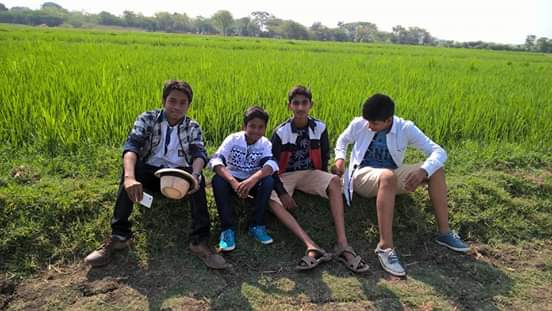
#> input picture img1.jpg, 552 x 311 px, given in place of the camera
$ python mpogradient.py
#> lines starting #> are read from the running program, lines starting #| are printed output that depends on the picture; after the words box and inside, x2 and y2 are one past the last pixel; in counts of white or black regions, pixels touching at a corner belong together
import cv2
import numpy as np

screenRead = cv2.VideoCapture(0)

while(1):
    _, image = screenRead.read()
#> image is the input picture: shape (311, 552, 3); mean B, G, R 75.2, 118.2, 108.8

    hsv = cv2.cvtColor(image, cv2.COLOR_BGR2HSV)
#> hsv: shape (311, 552, 3); mean H, S, V 48.6, 107, 123.6

    blue1 = np.array([110, 50, 50])
    blue2 = np.array([130, 255, 255])

    mask = cv2.inRange(hsv, blue1, blue2)
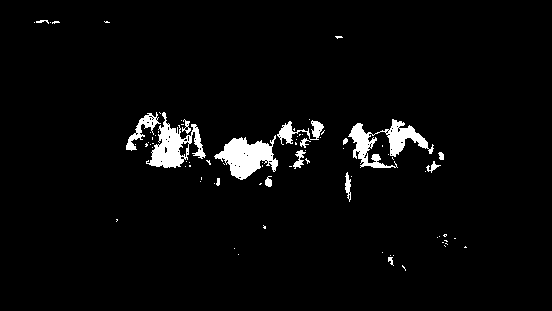
#> mask: shape (311, 552); 3.5% white; 81 white regions (65 under 20 px), largest, box (x1, y1, x2, y2) and area: (214, 135, 278, 180) 1530, (348, 119, 434, 168) 1506, (146, 112, 206, 168) 1359

    res = cv2.bitwise_and(image, image, mask = mask)
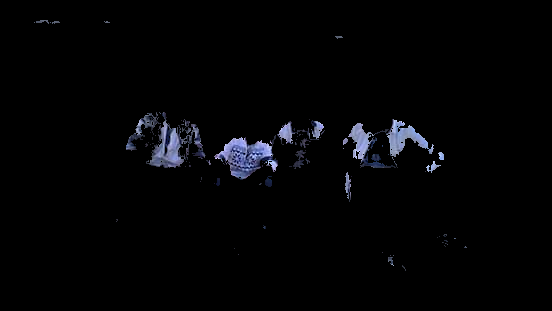
#> res: shape (311, 552, 3); mean B, G, R 5.1, 3.8, 3.5

    kernel = np.ones((5, 5), np.uint8)

    gradient = cv2.morphologyEx(mask, cv2.MORPH_GRADIENT, kernel)
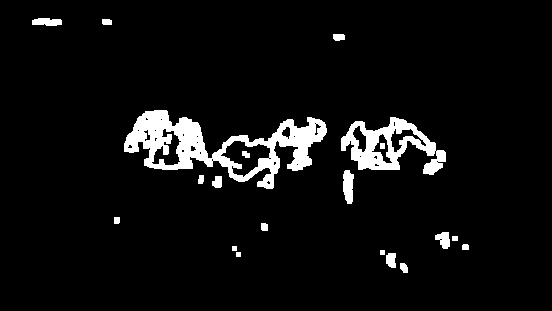
#> gradient: shape (311, 552); 5.7% white; 20 white regions, largest, box (x1, y1, x2, y2) and area: (124, 110, 327, 189) 5773, (341, 117, 446, 175) 2630, (343, 170, 354, 204) 296

    cv2.imshow('Gradient', gradient)

    if cv2.waitKey(1) & 0xFF == ord('a'):
#> (key Esc is pressed here)
        break
cv2.destroyAllWindows()
screenRead.release()

$ run again, on input2.jpg
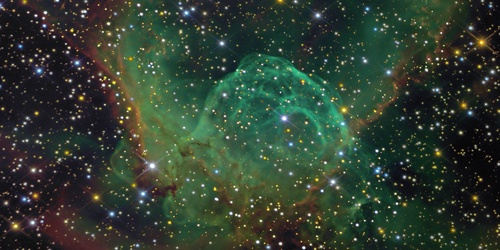
#> input picture input2.jpg, 500 x 250 px, given in place of the camera
#> image is the input picture: shape (250, 500, 3); mean B, G, R 49.4, 62.5, 48.9
#> hsv: shape (250, 500, 3); mean H, S, V 75, 94.2, 66.4
#> `mask = cv2.inRange(hsv, blue1, blue2)`:
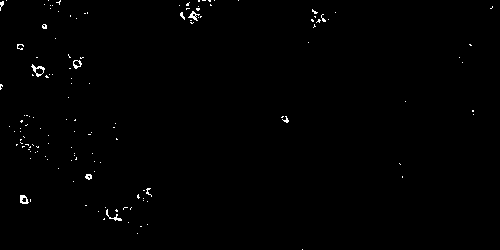
#> mask: shape (250, 500); 0.59% white in thin lines or dots
#> `gradient = cv2.morphologyEx(mask, cv2.MORPH_GRADIENT, kernel)`:
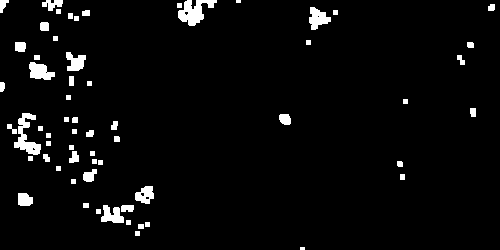
#> gradient: shape (250, 500); 3.8% white; 62 white regions (2 under 20 px), largest, box (x1, y1, x2, y2) and area: (178, 0, 217, 26) 528, (14, 113, 41, 155) 498, (29, 62, 55, 80) 312
